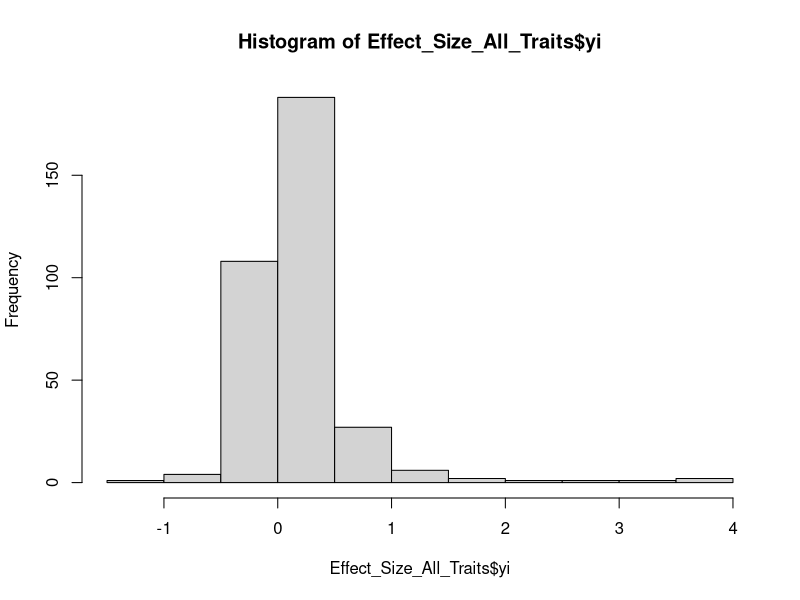
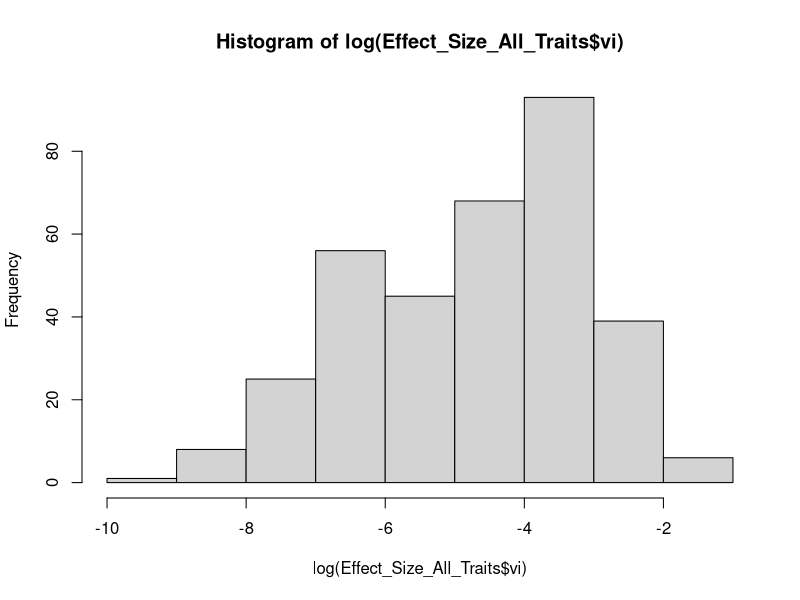
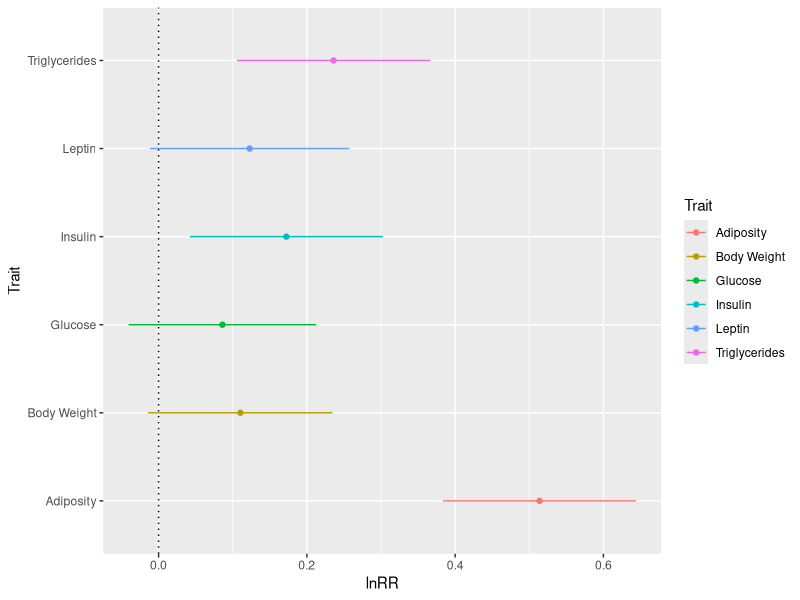
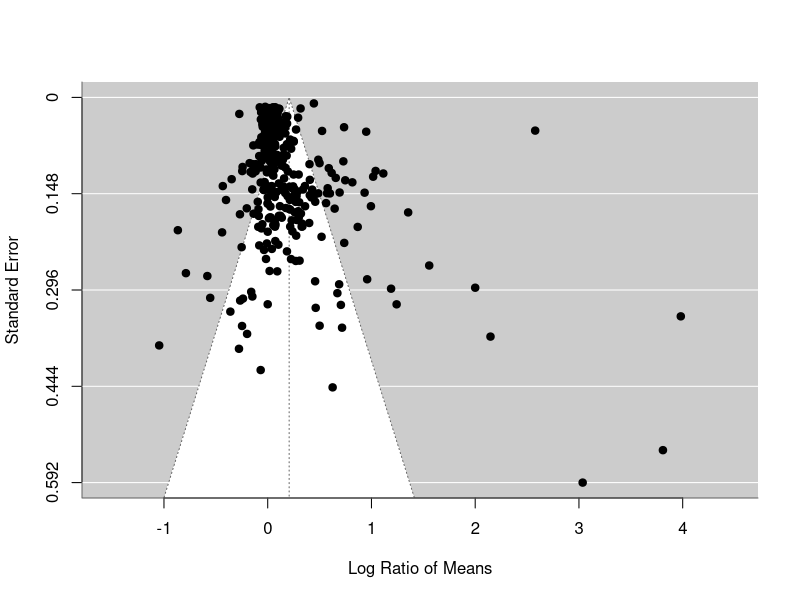
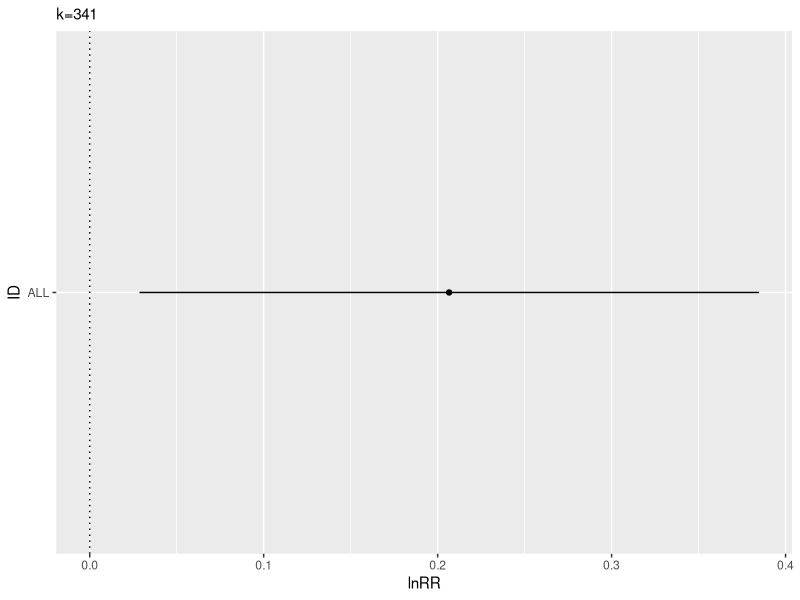
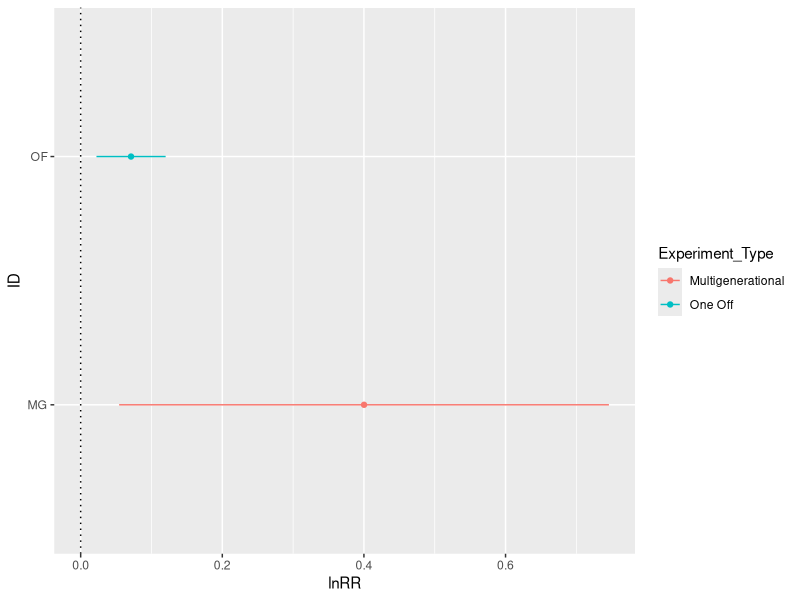
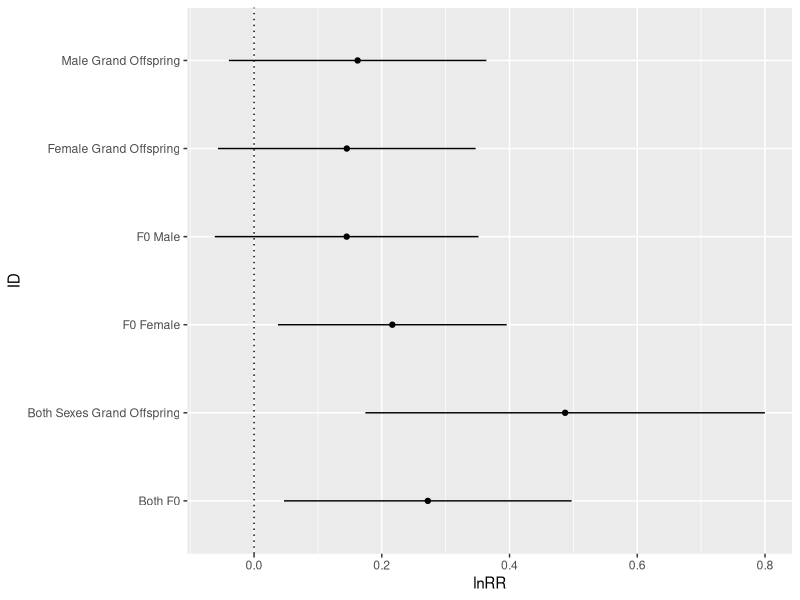
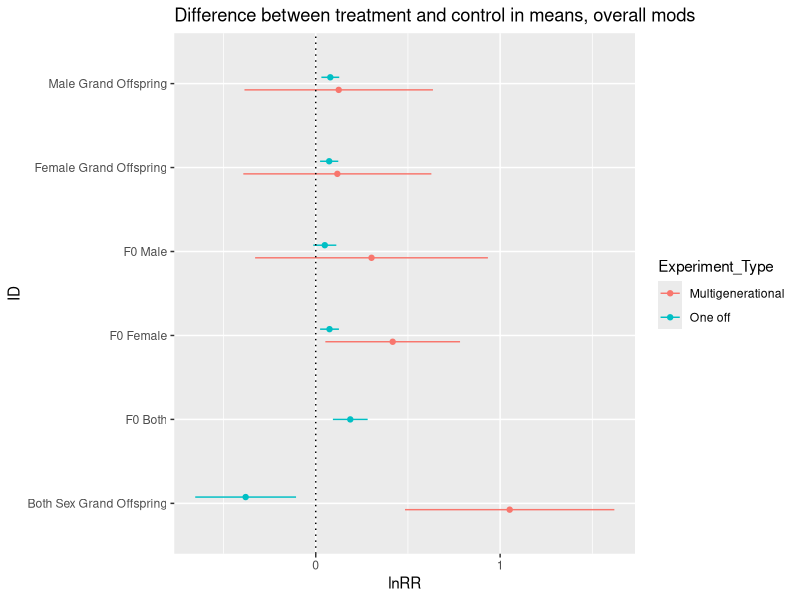

Write R code to recreate these figures, in order.
## ---- chunk 1
library(tidyverse)
library(openxlsx)  
library(knitr)
library(metafor)
library(ggplot2)
library(readxl)

#Install miktex and then run this to knit a pdf file
#install.packages('tinytex')
#tinytex::install_tinytex()
## ---- chunk 2


#Import data
ALL_TRAITS <- read_excel("../data/ALL_TRAITS.xlsx")

MG_ALL <- read_excel("../data/MG_ALL.xlsx")

OF_ALL <- read_excel("../data/OF_ALL.xlsx")

Overall_effect_size <- read_excel("../data/Overall effect size.xlsx")

Overall_MG_OF <- read_excel("../data/Overall_MG_OF.xlsx")

Overall_effects_not_split <- read_excel("../data/Overall_effects_not_split.xlsx")

Table_results_overall <- read_excel("../data/Table results.xlsx")

Overall_lnCVR <- read_excel("../data/Overall_lnCVR.xlsx")

MG_ALL_lnCVR <- read.csv("../data/MG_ALL_lnCVR.csv")

OF_ALL_lnCVR <- read.csv("../data/OF_ALL_lnCVR.csv")

Overall_MG_OF_lnCVR <- read_excel("../data/Overall_MG_OF_lnCVR.xlsx")

Overall_effects_not_split_lnCVR <- read_excel("../data/Overall_effects_not_split_lnCVR.xlsx")

Table_results_overall_lnCVR <- read_excel("../data/Table_results_overall_lnCVR.xlsx")



## ---- chunk 3

Effect_Size_All_Traits <- escalc(measure="ROM", m1i=Mean_Treatment, sd1i=SD_Treatment, n1i=Sample_Size_n_Treatment, m2i=Mean_Control, sd2i=SD_Control, n2i=Sample_Size_n_Control, data=ALL_TRAITS)

hist(Effect_Size_All_Traits$yi)
hist(log(Effect_Size_All_Traits$vi))
## ---- chunk 4
meta1null <- rma.mv(yi, vi, data=Effect_Size_All_Traits, method = 'ML') 

metastudy <- rma.mv(yi, vi,random = ~1|Cohort_ID, data=Effect_Size_All_Traits, method = 'ML') 
anova(meta1null, metastudy)
meta0study <- rma.mv(yi, vi,random = list(~1|Paper_ID, ~1|Cohort_ID), data=Effect_Size_All_Traits, method = 'ML') 
anova(meta1null, meta0study)
meta1study <- rma.mv(yi, vi,random = ~1|Trait, data=Effect_Size_All_Traits, method = 'ML') 
anova(meta1null, meta1study)
metastudy_best <- rma.mv(yi, vi,random = list(~1|Paper_ID,~1|Cohort_ID,~1|Trait), data=Effect_Size_All_Traits, method = 'ML') 
anova(meta0study, metastudy_best)

## ---- chunk 5
#ALL DATA

All_Traits_Analysis_0mods <- rma.mv(yi, vi, random = list(~1|Trait, ~1|Paper_ID,~1|Cohort_ID), data=Effect_Size_All_Traits, method = 'REML')

All_Traits_Analysis_traits <- rma.mv(yi, vi, mods= ~Trait-1, random = list(~1|Paper_ID,~1|Cohort_ID), data=Effect_Size_All_Traits, method = 'REML')

summary(All_Traits_Analysis_traits)

Traits_overall_lnRR <- tibble(
  Trait = c("Adiposity", "Body Weight","Glucose", "Insulin", "Leptin", "Triglycerides"), 
  lnRR = c(0.5139,0.1103,0.0861,0.1724,0.1228,0.2360),
  ci.lb = c(0.3838,-0.0141,-0.0404,0.0424,-0.0116,0.1056),
  ci.ub = c(0.6439,0.2346,0.2127,0.3024,0.2572,0.3664)
)
Traits_overall_lnRR

k_traits <- Effect_Size_All_Traits %>% group_by(Trait) %>% count()
k_traits

plot_lnRR_overall_traits <- ggplot(Traits_overall_lnRR, aes(x=Trait, y=lnRR, colour = Trait)) + 
  geom_errorbar(aes(ymin=ci.lb, ymax=ci.ub), width = 0, position = position_dodge(0.3)) +
  geom_point(aes(x = Trait, y = lnRR), position = position_dodge(0.3))+
  geom_hline(yintercept = 0, lty = "dotted") +
  labs(x = "Trait", y = "lnRR") +
  coord_flip()
plot_lnRR_overall_traits

summary(All_Traits_Analysis_0mods)
funnel(All_Traits_Analysis_0mods)

W <- diag(1/Effect_Size_All_Traits$vi)
X <- model.matrix(All_Traits_Analysis_0mods)
P <- W - W %*% X %*% solve(t(X) %*% W %*% X) %*% t(X) %*% W
I2_overall <- 100 * sum(All_Traits_Analysis_0mods$sigma2) / (sum(All_Traits_Analysis_0mods$sigma2) + (All_Traits_Analysis_0mods$k-All_Traits_Analysis_0mods$p)/sum(diag(P)))
I2_overall

# Modelling all traits with no mods MG (lnRR)
All_Traits_Analysis_0mods_MG <- rma.mv(yi, vi, random = list(~1|Trait, ~1|Paper_ID,~1|Cohort_ID), data=MG_ALL, method = 'REML')

summary(All_Traits_Analysis_0mods_MG)

#Heterogeneity I2 (adapt for all models)
W <- diag(1/MG_ALL$vi)
X <- model.matrix(All_Traits_Analysis_0mods_MG)
P <- W - W %*% X %*% solve(t(X) %*% W %*% X) %*% t(X) %*% W
I2_MG <- 100 * sum(All_Traits_Analysis_0mods_MG$sigma2) / (sum(All_Traits_Analysis_0mods_MG$sigma2) + (All_Traits_Analysis_0mods_MG$k-All_Traits_Analysis_0mods_MG$p)/sum(diag(P)))
I2_MG

# Modelling all traits with no mods OF (lnRR)
All_Traits_Analysis_0mods_OF <- rma.mv(yi, vi, random = list(~1|Trait, ~1|Paper_ID,~1|Cohort_ID), data=OF_ALL, method = 'REML')

summary(All_Traits_Analysis_0mods_OF)

W <- diag(1/OF_ALL$vi)
X <- model.matrix(All_Traits_Analysis_0mods_OF)
P <- W - W %*% X %*% solve(t(X) %*% W %*% X) %*% t(X) %*% W
I2_OF <- 100 * sum(All_Traits_Analysis_0mods_OF$sigma2) / (sum(All_Traits_Analysis_0mods_OF$sigma2) + (All_Traits_Analysis_0mods_OF$k-All_Traits_Analysis_0mods_OF$p)/sum(diag(P)))
I2_OF


#Dataframe was created using results from above meta-analysis models
## ---- chunk 6


plot_lnRR_overall <- ggplot(Overall_effect_size, aes(x=ID, y=Effect_Size_lnRR)) + 
  geom_errorbar(aes(ymin=ci.lb, ymax=ci.ub), width = 0, position = position_dodge(0.3)) +
  geom_point(aes(x = ID, y = Effect_Size_lnRR), position = position_dodge(0.3))+
  geom_hline(yintercept = 0, lty = "dotted") +
  labs(x = "ID", y = "lnRR", subtitle = "k=341") +
  coord_flip()
plot_lnRR_overall
## ---- chunk 7



plot_lnRR_overall_exposure <- ggplot(Overall_MG_OF, aes(x=ID, y=Effect_Size_lnRR, colour=Experiment_Type)) + 
  geom_errorbar(aes(ymin=ci.lb, ymax=ci.ub), width = 0, position = position_dodge(0.3)) +
  geom_point(aes(x = ID, y = Effect_Size_lnRR), position = position_dodge(0.3))+
  geom_hline(yintercept = 0, lty = "dotted") +
  labs(x = "ID", y = "lnRR") +
  coord_flip()
 
plot_lnRR_overall_exposure

## ---- chunk 8
#Adding moderators
All_Data_Analysis_Exp_Type <- rma.mv(yi, vi, mods = ~Exposure_Type-1, random = list(~1|Trait, ~1|Paper_ID,~1|Cohort_ID), data=Effect_Size_All_Traits, method = 'REML')

All_Data_Analysis_Exp_Type



All_Data_Analysis_f0 <- rma.mv(yi, vi, mods = ~F0_Parent_Exposed-1, random = list(~1|Trait, ~1|Paper_ID,~1|Cohort_ID), data=Effect_Size_All_Traits, method = 'REML')

summary(All_Data_Analysis_f0)

k_All_Data_Analysis_f0 <- Effect_Size_All_Traits %>% group_by(F0_Parent_Exposed) %>% count()
k_All_Data_Analysis_f0

All_Data_Analysis_sex <- rma.mv(yi, vi, mods = ~Sex-1, random = list(~1|Trait, ~1|Paper_ID,~1|Cohort_ID), data=Effect_Size_All_Traits, method = 'REML')

summary(All_Data_Analysis_sex)
## ---- chunk 9
Overall_effects_not_split <- tibble(
  ID = c("Both F0", "F0 Female", "F0 Male", "Both Sexes Grand Offspring", "Female Grand Offspring", "Male Grand Offspring"),
  lnRR = c(All_Data_Analysis_f0$b[1],All_Data_Analysis_f0$b[2],All_Data_Analysis_f0$b[3],All_Data_Analysis_sex$b[1],All_Data_Analysis_sex$b[2],All_Data_Analysis_sex$b[3]),
  ci.lb = c(All_Data_Analysis_f0$ci.lb[1],All_Data_Analysis_f0$ci.lb[2],All_Data_Analysis_f0$ci.lb[3],All_Data_Analysis_sex$ci.lb[1],All_Data_Analysis_sex$ci.lb[2],All_Data_Analysis_sex$ci.lb[3]),
  ci.ub = c(All_Data_Analysis_f0$ci.ub[1],All_Data_Analysis_f0$ci.ub[2],All_Data_Analysis_f0$ci.ub[3],All_Data_Analysis_sex$ci.ub[1],All_Data_Analysis_sex$ci.ub[2],All_Data_Analysis_sex$ci.ub[3])
)


plot_lnRR_overall_mods <- ggplot(Overall_effects_not_split, aes(x=ID, y=lnRR))+ 
  geom_errorbar(aes(ymin=ci.lb, ymax=ci.ub), width = 0, position = position_dodge(0.3)) +
  geom_point(aes(x = ID, y = lnRR), position = position_dodge(0.3))+
  geom_hline(yintercept = 0, lty = "dotted") +
  labs(x = "ID", y = "lnRR") +
  coord_flip()
 
plot_lnRR_overall_mods

## ---- chunk 10

#Split by exposure type and with moderators


#Adding moderators
All_Traits_Analysis_0mods_MG_f0 <- rma.mv(yi, vi, mods = ~F0_Parent_Exposed-1, random = list(~1|Trait, ~1|Paper_ID,~1|Cohort_ID), data=MG_ALL, method = 'REML')

summary(All_Traits_Analysis_0mods_MG_f0)


All_Traits_Analysis_0mods_OF_f0 <- rma.mv(yi, vi, mods = ~F0_Parent_Exposed-1, random = list(~1|Trait, ~1|Paper_ID,~1|Cohort_ID), data=OF_ALL, method = 'REML')

summary(All_Traits_Analysis_0mods_OF_f0)

All_Traits_Analysis_0mods_MG_sex <- rma.mv(yi, vi, mods = ~Sex-1, random = list(~1|Trait, ~1|Paper_ID,~1|Cohort_ID), data=MG_ALL, method = 'REML')

summary(All_Traits_Analysis_0mods_MG_sex)


All_Traits_Analysis_0mods_OF_sex <- rma.mv(yi, vi, mods = ~Sex-1, random = list(~1|Trait, ~1|Paper_ID,~1|Cohort_ID), data=OF_ALL, method = 'REML')

summary(All_Traits_Analysis_0mods_OF_sex)


## ---- chunk 11
Table_results_overall <- tibble(
  ID = c("F0 Female", "F0 Male","F0 Both","F0 Female","F0 Male","Both Sex Grand Offspring", "Female Grand Offspring", "Male Grand Offspring","Both Sex Grand Offspring", "Female Grand Offspring", "Male Grand Offspring" ),
  Experiment_Type = c("Multigenerational", "Multigenerational","One off","One off","One off", "Multigenerational", "Multigenerational", "Multigenerational","One off","One off", "One off") ,
  lnRR = c(0.4173,0.3025,0.1873,0.0747,0.0491,1.0519,0.1172,0.1246,-0.3802,0.0729,0.0790),
  ci.lb = c(0.0521,-0.3288,0.0930,0.0237,-0.0134,0.4842,-0.3928,-0.3865,-0.6536,0.0235,0.0306),
  ci.ub = c(0.7826,0.9337,0.2816,0.1257,0.1116,1.6196,0.6271,0.6358,-0.1068,0.1222,0.1274)
)


Table_results_overall

plot_lnRR_overall_mods_exp <- ggplot(Table_results_overall, aes(x=ID, y=lnRR, colour=Experiment_Type)) + 
  geom_errorbar(aes(ymin=ci.lb, ymax=ci.ub), width = 0, position = position_dodge(0.3)) +
  geom_point(aes(x = ID, y = lnRR), position = position_dodge(0.3))+
  geom_hline(yintercept = 0, lty = "dotted") +
  labs(title ="Difference between treatment and control in means, overall mods", x = "ID", y = "lnRR") +
  coord_flip()
 
plot_lnRR_overall_mods_exp


## ---- chunk 12

Effect_Size_All_Traits_lnCVR <- escalc(measure="CVR", m1i=Mean_Treatment, sd1i=SD_Treatment, n1i=Sample_Size_n_Treatment, m2i=Mean_Control, sd2i=SD_Control, n2i=Sample_Size_n_Control, data=ALL_TRAITS)

#Converting into factors

Effect_Size_All_Traits_lnCVR$Trait <- factor(Effect_Size_All_Traits_lnCVR$Trait)
Effect_Size_All_Traits_lnCVR$Exposure_Type <- factor(Effect_Size_All_Traits_lnCVR$Exposure_Type)
Effect_Size_All_Traits_lnCVR$Sex <- factor(Effect_Size_All_Traits_lnCVR$Sex)
Effect_Size_All_Traits_lnCVR$Generation <- factor(Effect_Size_All_Traits_lnCVR$Generation)
Effect_Size_All_Traits_lnCVR$Cohort_ID <- factor(Effect_Size_All_Traits_lnCVR$Cohort_ID)
Effect_Size_All_Traits_lnCVR$Paper_ID <- factor(Effect_Size_All_Traits_lnCVR$Paper_ID)
Effect_Size_All_Traits_lnCVR$Rodent_type <- factor(Effect_Size_All_Traits_lnCVR$Rodent_type)
Effect_Size_All_Traits_lnCVR$F2_Diet_at_measurement <- factor(Effect_Size_All_Traits_lnCVR$F2_Diet_at_measurement)
Effect_Size_All_Traits_lnCVR$Strain <- factor(Effect_Size_All_Traits_lnCVR$Strain)
Effect_Size_All_Traits_lnCVR$F0_Parent_Exposed <- factor(Effect_Size_All_Traits_lnCVR$F0_Parent_Exposed)

Effect_Size_All_Traits_lnCVR$Sex <- gsub("Both ", "Both", Effect_Size_All_Traits_lnCVR$Sex)
## ---- chunk 13
#ALL OF and MG

All_Traits_Analysis_0mods_lnCVR <- rma.mv(yi, vi, random = list(~1|Trait, ~1|Paper_ID,~1|Cohort_ID), data=Effect_Size_All_Traits_lnCVR, method = 'REML')

summary(All_Traits_Analysis_0mods_lnCVR)
funnel(All_Traits_Analysis_0mods_lnCVR)

W <- diag(1/Effect_Size_All_Traits_lnCVR$vi)
X <- model.matrix(All_Traits_Analysis_0mods_lnCVR)
P <- W - W %*% X %*% solve(t(X) %*% W %*% X) %*% t(X) %*% W
I2_overall_lnCVR <- 100 * sum(All_Traits_Analysis_0mods_lnCVR$sigma2) / (sum(All_Traits_Analysis_0mods_lnCVR$sigma2) + (All_Traits_Analysis_0mods_lnCVR$k-All_Traits_Analysis_0mods_lnCVR$p)/sum(diag(P)))
I2_overall_lnCVR

# Modelling all traits with no mods MG (lnCVR)
All_Traits_Analysis_0mods_MG_lnCVR <- rma.mv(yi, vi, random = list(~1|Trait, ~1|Paper_ID,~1|Cohort_ID), data=MG_ALL_lnCVR, method = 'REML')


summary(All_Traits_Analysis_0mods_MG_lnCVR)

#Heterogeneity I2 (adapt for all models)
W <- diag(1/MG_ALL_lnCVR$vi)
X <- model.matrix(All_Traits_Analysis_0mods_MG_lnCVR)
P <- W - W %*% X %*% solve(t(X) %*% W %*% X) %*% t(X) %*% W
I2_MG_lnCVR <- 100 * sum(All_Traits_Analysis_0mods_MG_lnCVR$sigma2) / (sum(All_Traits_Analysis_0mods_MG_lnCVR$sigma2) + (All_Traits_Analysis_0mods_MG_lnCVR$k-All_Traits_Analysis_0mods_MG_lnCVR$p)/sum(diag(P)))
I2_MG

# Modelling all traits with no mods OF (lnCVR)
All_Traits_Analysis_0mods_OF_lnCVR <- rma.mv(yi, vi, random = list(~1|Trait, ~1|Paper_ID,~1|Cohort_ID), data=OF_ALL_lnCVR, method = 'REML')

summary(All_Traits_Analysis_0mods_OF_lnCVR)

All_Traits_Analysis_traits_lnCVR <- rma.mv(yi, vi, mods= ~Trait-1, random = list(~1|Paper_ID,~1|Cohort_ID), data=Effect_Size_All_Traits_lnCVR, method = 'REML')

summary(All_Traits_Analysis_traits_lnCVR)

Traits_overall_lnCVR <- tibble(
  Trait = c("Adiposity", "Body Weight","Glucose", "Insulin", "Leptin", "Triglycerides"), 
  lnCVR = c(-0.0107,0.0261,0.0143,-0.1468,0.0245,-0.0817),
  ci.lb = c(-0.1557,-0.0742,-0.1343,-0.3042,-0.2159,-0.2524),
  ci.ub = c(0.1343,0.1264,0.1629,0.0106,0.2648,0.0891)
)
Traits_overall_lnCVR

plot_lnRR_overall_traits_lnCVR <- ggplot(Traits_overall_lnCVR, aes(x=Trait, y=lnCVR, colour = Trait)) + 
  geom_errorbar(aes(ymin=ci.lb, ymax=ci.ub), width = 0, position = position_dodge(0.3)) +
  geom_point(aes(x = Trait, y = lnCVR), position = position_dodge(0.3))+
  geom_hline(yintercept = 0, lty = "dotted") +
  labs(x = "Trait", y = "lnCVR") +
  coord_flip()
plot_lnRR_overall_traits_lnCVR

#Dataframe was created using results from above meta-analysis models
## ---- chunk 14


plot_lnCVR_overall <- ggplot(Overall_lnCVR, aes(x=ID, y=Effect_Size_lnCVR, colour=Experiment_Type)) + 
  geom_errorbar(aes(ymin=ci.lb, ymax=ci.ub), width = 0, position = position_dodge(0.3)) +
  geom_point(aes(x = ID, y = Effect_Size_lnCVR), position = position_dodge(0.3))+
  geom_hline(yintercept = 0, lty = "dotted") +
  labs(x = "ID", y = "lnCVR", subtitle = "k=341") +
  coord_flip()
plot_lnCVR_overall
## ---- chunk 15



plot_lnCVR_overall_exposure <- ggplot(Overall_MG_OF_lnCVR, aes(x=ID, y=Effect_Size_lnCVR, colour=Experiment_Type)) + 
  geom_errorbar(aes(ymin=ci.lb, ymax=ci.ub), width = 0, position = position_dodge(0.3)) +
  geom_point(aes(x = ID, y = Effect_Size_lnCVR), position = position_dodge(0.3))+
  geom_hline(yintercept = 0, lty = "dotted") +
  labs(x = "ID", y = "lnCVR") +
  coord_flip()
 
plot_lnCVR_overall_exposure

## ---- chunk 16
#Adding moderators
All_Data_Analysis_f0_lnCVR <- rma.mv(yi, vi, mods = ~F0_Parent_Exposed-1, random = list(~1|Trait, ~1|Paper_ID,~1|Cohort_ID), data=Effect_Size_All_Traits_lnCVR, method = 'REML')

summary(All_Data_Analysis_f0_lnCVR)



All_Data_Analysis_sex_lnCVR <- rma.mv(yi, vi, mods = ~Sex-1, random = list(~1|Trait, ~1|Paper_ID,~1|Cohort_ID), data=Effect_Size_All_Traits_lnCVR, method = 'REML')

summary(All_Data_Analysis_sex_lnCVR)
## ---- chunk 17



plot_lnCVR_overall_mods <- ggplot(Overall_effects_not_split_lnCVR, aes(x=ID, y=Effect_Size_lnCVR, colour=Experiment_Type)) + 
  geom_errorbar(aes(ymin=ci.lb, ymax=ci.ub), width = 0, position = position_dodge(0.3)) +
  geom_point(aes(x = ID, y = Effect_Size_lnCVR), position = position_dodge(0.3))+
  geom_hline(yintercept = 0, lty = "dotted") +
  labs(x = "ID", y = "lnCVR") +
  coord_flip()
 
plot_lnCVR_overall_mods

## ---- chunk 18

#Split by exposure type and with moderators


#Adding moderators
All_Traits_Analysis_lnCVR_MG_f0 <- rma.mv(yi, vi, mods = ~F0_Parent_Exposed-1, random = list(~1|Trait, ~1|Paper_ID,~1|Cohort_ID), data=MG_ALL_lnCVR, method = 'REML')

summary(All_Traits_Analysis_lnCVR_MG_f0)


All_Traits_Analysis_lnCVR_OF_f0 <- rma.mv(yi, vi, mods = ~F0_Parent_Exposed-1, random = list(~1|Trait, ~1|Paper_ID,~1|Cohort_ID), data=OF_ALL_lnCVR, method = 'REML')

summary(All_Traits_Analysis_lnCVR_OF_f0)

All_Traits_Analysis_lnCVR_MG_sex <- rma.mv(yi, vi, mods = ~Sex-1, random = list(~1|Trait, ~1|Paper_ID,~1|Cohort_ID), data=MG_ALL_lnCVR, method = 'REML')

summary(All_Traits_Analysis_lnCVR_MG_sex)


All_Traits_Analysis_lnCVR_OF_sex <- rma.mv(yi, vi, mods = ~Sex-1, random = list(~1|Trait, ~1|Paper_ID,~1|Cohort_ID), data=OF_ALL_lnCVR, method = 'REML')

summary(All_Traits_Analysis_lnCVR_OF_sex)


## ---- chunk 19



plot_lnCVR_overall_mods_exp <- ggplot(Table_results_overall_lnCVR, aes(x=ID, y=Effect_Size_lnCVR, colour=Experiment_Type)) + 
  geom_errorbar(aes(ymin=ci.lb, ymax=ci.ub), width = 0, position = position_dodge(0.3)) +
  geom_point(aes(x = ID, y = Effect_Size_lnCVR), position = position_dodge(0.3))+
  geom_hline(yintercept = 0, lty = "dotted") +
  labs(title ="Difference between treatment and control in means, overall mods, lnCVR", x = "ID", y = "lnCVR") +
  coord_flip()
 
plot_lnCVR_overall_mods_exp
